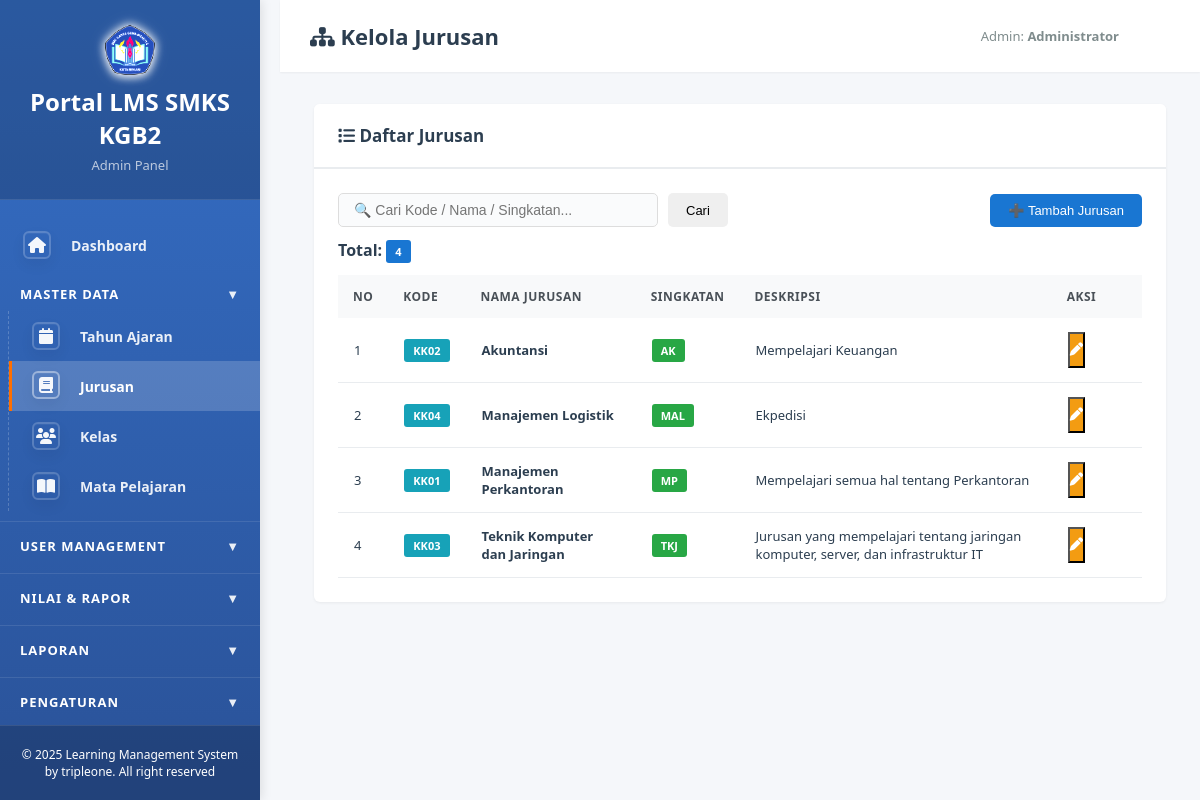
Page /admin/kelola_jurusan.php (signed in) on the earlier database version.
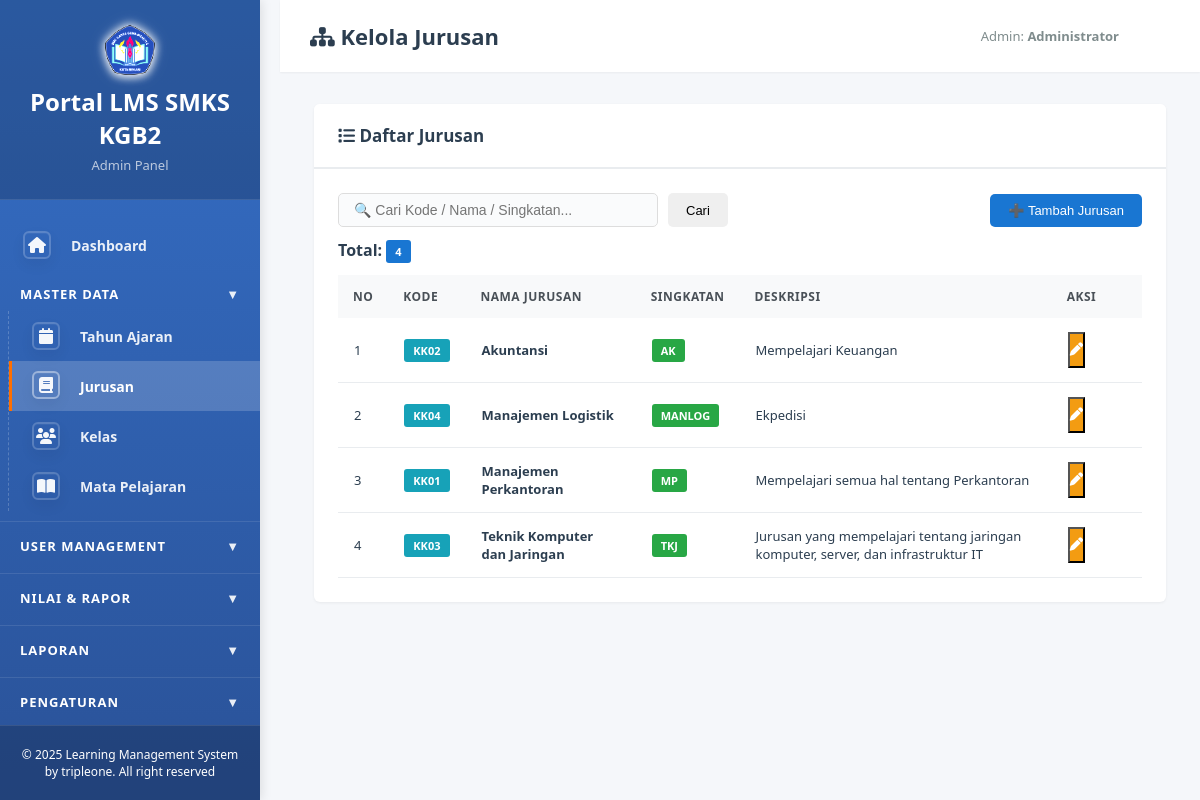
Same page on the later database version.
### tables this page shows
CREATE TABLE `jurusan` (
  `id` int(11) NOT NULL,
  `kode_jurusan` varchar(10) NOT NULL,
  `nama_jurusan` varchar(100) NOT NULL,
  `singkatan` varchar(10) NOT NULL,
  `deskripsi` text DEFAULT NULL,
  `created_at` timestamp NOT NULL DEFAULT current_timestamp(),
  `updated_at` timestamp NOT NULL DEFAULT current_timestamp() ON UPDATE current_timestamp()
);

### admin/kelola_jurusan.php (the view, shortened to what this page needs)
<?php
require_once __DIR__ . '/../config/database.php';
$limit=10; $page = isset($_GET['page'])? max(1,(int)$_GET['page']) : 1; $offset = ($page-1)*$limit;
$search = isset($_GET['search'])? mysqli_real_escape_string($conn, trim($_GET['search'])) : '';
$where = '';
$q = "SELECT * FROM jurusan $where ORDER BY nama_jurusan ASC LIMIT $limit OFFSET $offset";
$r = mysqli_query($conn,$q);
$qt = mysqli_query($conn, "SELECT COUNT(*) total FROM jurusan $where");
$total = $qt? (int)mysqli_fetch_assoc($qt)['total'] : 0; $pages = max(1,(int)ceil($total/$limit));
?>
<!DOCTYPE html>
<html lang="id">
<head>
<link rel="stylesheet" href="../assets/css/style.css">
<link rel="stylesheet" href="../assets/css/_overrides.css">
</head>
<body>
<?php include 'sidebar.php'; ?>
<div class="main-content">
    <div class="top-bar">
        <h1><i class="fas fa-sitemap" aria-hidden="true"></i> Kelola Jurusan</h1>
        <div class="user-info">
            <span>Admin: <strong><?php echo htmlspecialchars(($_SESSION['nama_lengkap']) ?? ''); ?></strong></span>
            <a href="../logout.php" class="btn-logout">Logout</a>
        </div>
    </div>
    <div class="content-area">
        <div class="card">
            <div class="card-header"><h3><i class="fas fa-list" aria-hidden="true"></i> Daftar Jurusan</h3></div>
            <div class="card-body">
                <div class="card-toolbar" style="display:flex; align-items:center; justify-content:space-between; gap:10px; flex-wrap:wrap; margin-bottom:12px;">
                    <form method="GET" action="" style="display:flex; gap:10px;">
                        <input type="text" name="search" placeholder="🔍 Cari Kode / Nama / Singkatan..." value="<?php echo htmlspecialchars(($search) ?? ''); ?>" style="padding:8px 15px; border:1px solid #ddd; border-radius:5px; width:320px;">
                        <button type="submit" class="btn btn-secondary">Cari</button>
                    </form>
                    <button class="btn btn-primary" onclick="openModal('modalTambah')">➕ Tambah Jurusan</button>
                </div>
                <div style="margin-bottom:12px;"><strong>Total:</strong> <span class="badge badge-primary"><?php echo number_format($total); ?></span></div>
                <div class="table-container">
                    <table>
                        <thead>
                            <tr>
                                <th>No</th>
                                <th>Kode</th>
                                <th>Nama Jurusan</th>
                                <th>Singkatan</th>
                                <th>Deskripsi</th>
                                <th>Aksi</th>
                            </tr>
                        </thead>
                        <tbody>
                            <?php if($r && mysqli_num_rows($r)>0): $no=$offset+1; while($row=mysqli_fetch_assoc($r)): ?>
                            <tr>
                                <td><?php echo $no++; ?></td>
                                <td><span class="badge badge-info"><?php echo htmlspecialchars(($row['kode_jurusan']) ?? ''); ?></span></td>
                                <td><strong><?php echo htmlspecialchars(($row['nama_jurusan']) ?? ''); ?></strong></td>
                                <td><span class="badge badge-success"><?php echo htmlspecialchars(($row['singkatan']) ?? ''); ?></span></td>
                                <td><?php echo $row['deskripsi']? htmlspecialchars(($row['deskripsi']) ?? '') : '<em style="color:#999;">-</em>'; ?></td>
                                <td>
                                    <div class="action-buttons">
                                        <button class="btn-action btn-warning" title="Edit" onclick='openEdit(<?php echo json_encode($row, JSON_HEX_TAG|JSON_HEX_APOS|JSON_HEX_QUOT|JSON_HEX_AMP); ?>)'><i class="fas fa-pen" aria-hidden="true"></i></button>
                                        <a href="?hapus=<?php echo $row['id']; ?>" class="btn-action btn-danger" onclick="return confirm('Hapus jurusan ini?')" title="Hapus">🗑️</a>
                                    </div>
                                </td>
                            </tr>
                            <?php endwhile; else: ?>
                            <tr><td colspan="6" style="text-align:center; padding:30px; color:#999;">Tidak ada data</td></tr>
                            <?php endif; ?>
                        </tbody>
                    </table>
                </div>
            </div>
        </div>
    </div>
</div>
</body>
</html>

Differences in the rows shown:
changed jurusan "Manajemen Logistik": singkatan "MAL" → "MANLOG"
